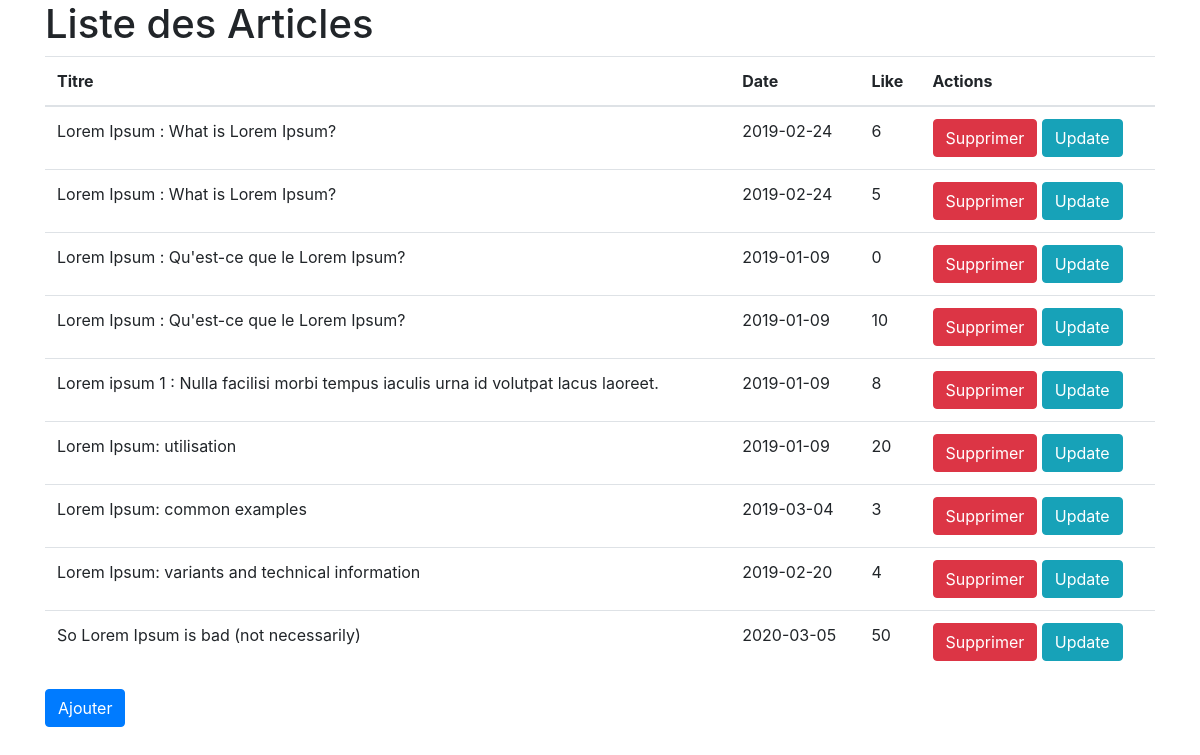
The app's page /article/ with its own data.
### tables this page shows
create table ARTICLE
(
   NumArt char(10) not null,	 
    
   DtCreA date,					 
    
   LibTitrA text(100),			 
    
   LibChapoA text(500),			 
    
   LibAccrochA text(100),			 
    
   Parag1A text(1200),			 
    
   LibSsTitr1 text(100),		 
    
   Parag2A text(1200),			 
    
   LibSsTitr2 text(100),		 
    
   Parag3A text(1200),			 
    
   LibConclA text(800),			 
    
   UrlPhotA char(62),			 
    
   Likes int(11) default null,	 
    
   NumAngl char(8) not null,	 
   NumThem char(8) not null,	 
   NumLang char(8) not null,	 
   primary key (NumArt)
);

### class/Blog/Crud.php (called while the page is built, shortened)
<?php
abstract class Crud {
    public function __construct($primaryKeyValue)
    {
        $this->valuesName = static::VALUES;
        $this->primaryKeyValue = $primaryKeyValue;
    }
    public static function loadAll($connection, $joins = array(), $whereAddition = "", $orderby = "")
    {
        $requete = "SELECT * FROM ". static::TABLE ." ";
        $result = $connection->query($requete);
        $langues = array();
        while($langueRow = $result->fetch()) {
            $langue = new static($langueRow[static::PRIMARY]);
            $langue->extractSQLDataRow($langueRow);
            array_push($langues, $langue);
        }
        return $langues;
    }
}
?>

### article/index.php (the view, shortened to what this page needs)
<?php
include "./../connection.php";
$articles = Article::loadAll($conn);
?>
<!DOCTYPE html>
<html lang="fr">
<head>
    <link rel="stylesheet" href="https://stackpath.bootstrapcdn.com/bootstrap/4.4.1/css/bootstrap.min.css">
</head>
<body>
<div class="container">
    <h1>Liste des Articles</h1>
    <table class="table">
        <thead>
            <tr>
                <th scope="col">Titre</th>
                <th scope="col">Date</th>
                <th scope="col">Like</th>
                <th scope="col">Actions</th>
            </tr>
        </thead>
        <tbody>
            <?php foreach($articles as $article){ ?>
                <tr>
                    <td><?= $article->values["LibTitrA"] ?></td>
                    <td><?= $article->values["DtCreA"] ?></td>
                    <td><?= $article->values["Likes"] ?></td>
                    <td>
                        <a href="delete.php?id=<?= $article->primaryKeyValue ?>" class="btn btn-danger">Supprimer</a>
                        <a href="update.php?id=<?= $article->primaryKeyValue ?>" class="btn btn-info">Update</a>
                    </td>
                </tr>
            <?php } ?>
        </tbody>
    </table>
    <a href="add.php" class="btn btn-primary">Ajouter</a>
</div>
</body>
</html>

### records on screen
article: LibTitrA "Lorem Ipsum : What is Lorem Ipsum?", DtCreA "2019-02-24", Likes "6"
article: LibTitrA "Lorem Ipsum : What is Lorem Ipsum?", DtCreA "2019-02-24", Likes "5"
article: LibTitrA "Lorem Ipsum : Qu'est-ce que le Lorem Ipsum?", DtCreA "2019-01-09", Likes "0"
article: LibTitrA "Lorem Ipsum : Qu'est-ce que le Lorem Ipsum?", DtCreA "2019-01-09", Likes "10"
article: LibTitrA "Lorem ipsum 1 : Nulla facilisi morbi tempus iaculis urna id volutpat lacus laoreet.", DtCreA "2019-01-09", Likes "8"
article: LibTitrA "Lorem Ipsum: utilisation", DtCreA "2019-01-09", Likes "20"
article: LibTitrA "Lorem Ipsum: common examples", DtCreA "2019-03-04", Likes "3"
article: LibTitrA "Lorem Ipsum: variants and technical information", DtCreA "2019-02-20", Likes "4"
article: LibTitrA "So Lorem Ipsum is bad (not necessarily)", DtCreA "2020-03-05", Likes "50"
